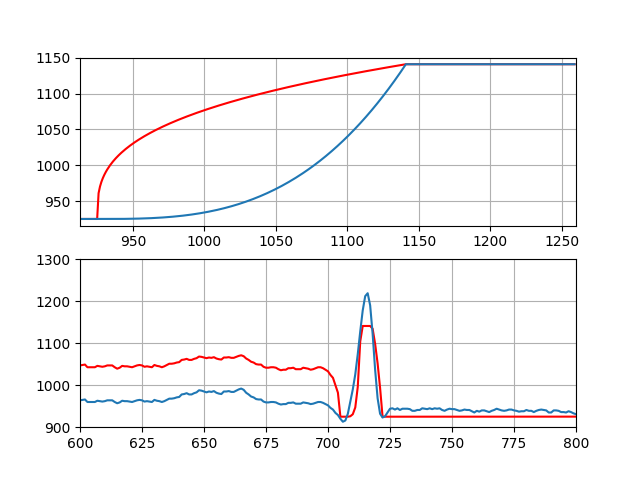

Source code (Python):
import scipy.io
import matplotlib.pyplot as plt
import numpy as np
from hysteresis_apply_function import hysteresis_apply

mat = scipy.io.loadmat('Data.mat')
begin_t = 0
end_t = 1000
t = np.arange(begin_t, end_t, 1)
s = mat['val'][0][begin_t:end_t]
s=s+0
up_cut = 1141
down_cut = 925
hysteresis_width = 10


def up_way_function(_input):
    if _input >= up_cut:
        return up_cut
    elif (_input >= down_cut) & (_input <= up_cut):
        return (_input * 216 * 216 - 925 * 216 * 216) ** (1/3) + 925
    else:
        return down_cut


def down_way_function(_input):
    if _input >= up_cut:
        return up_cut
    elif (_input < up_cut) & (_input >= down_cut):
        return (_input/36 - 925/36) ** 3 + 925
    else:
        return down_cut


n = max(s) - min(s)
rng = range(min(s), max(s))
up_way_plot = np.zeros(n)

for i in rng:
    up_way_plot[i - min(s)] = up_way_function(i)
down_way_plot = np.zeros(n)

for i in rng:
    down_way_plot[i - min(s)] = down_way_function(i)

plt.subplot(2, 1, 1)
plt.plot(rng, up_way_plot, 'r', rng, down_way_plot)
plt.axis([min(s), max(s), down_cut - down_cut * 0.01, up_cut + down_cut * 0.01])
plt.grid(True)

h = hysteresis_apply(s, up_cut, down_cut, up_way_function, down_way_function)

plt.subplot(2, 1, 2)
plt.plot(t, h, 'r', t, s)
plt.grid(True)
plt.axis([600, 800, 900, 1300])
plt.savefig("Curve_System_ECG_test.png")
fig = plt.figure(figsize=(12, 10))
plt.show()
